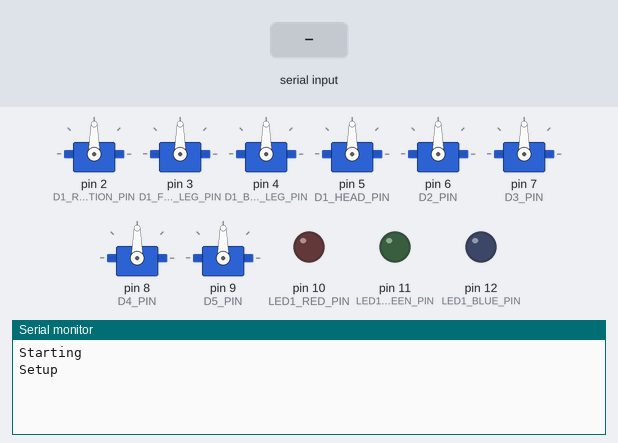
The sketch below on a simulated Arduino Uno, built with avr-gcc and run on an emulated ATmega328P. On the bench: 8 × servo, output pins drawn as LEDs (lit = HIGH), the last lines printed to the serial monitor. The test bench sets the inputs (shaded band).

Above: at 1.2 s.
1.3 s: "90,45,200\n" received over Serial
At 2.5 s:
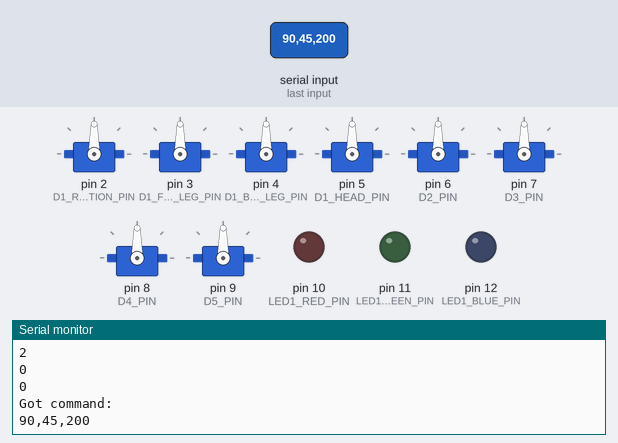
2.8 s: "90,45,200,10\n" received over Serial
At 4.0 s:
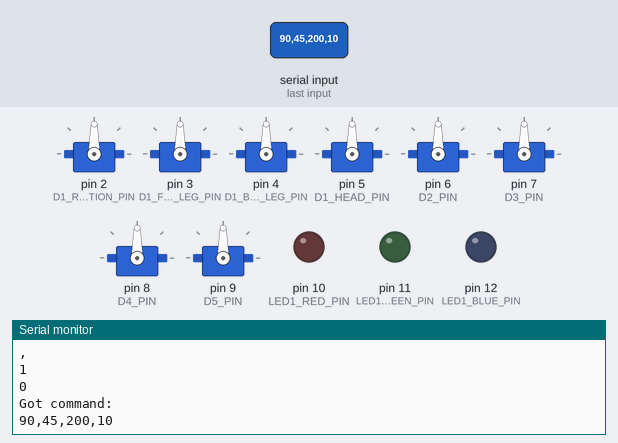
4.3 s: "S90\n" received over Serial
At 5.0 s:
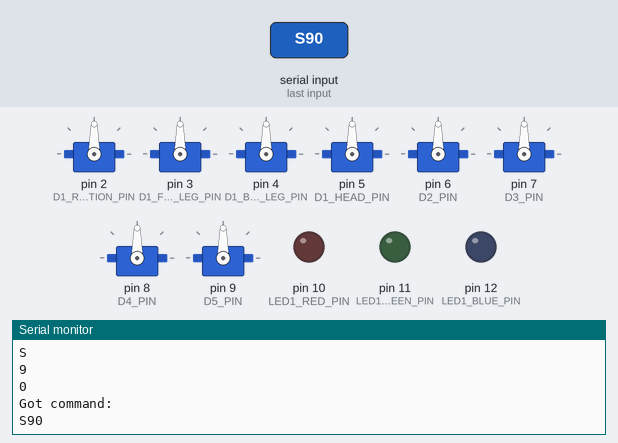
Timing chart, 0 to 7.3 s (numbered marks = the images above; inputs shaded):
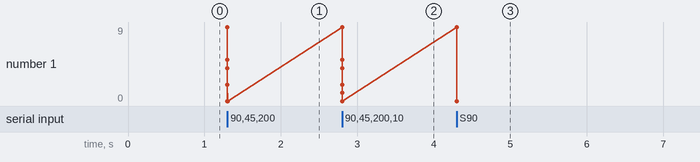

The sketch:

dinolasers.ino
```cpp
#include <Servo.h>

// CONFIGURE
#define D1_ROTATION_PIN   2 // S00
#define D1_FRONT_LEG_PIN  3 // S01...
#define D1_BACK_LEG_PIN   4 // S02
#define D1_HEAD_PIN       5 // S03
#define D2_PIN            6
#define D3_PIN            7
#define D4_PIN            8
#define D5_PIN            9
#define LED1_RED_PIN      10  // L00
#define LED1_GREEN_PIN    11  // L01
#define LED1_BLUE_PIN     12  // L02
// END CONFIGURE

#define NUM_LEDS          3
#define NUM_SERVOS        8
int servoPins[] = { D1_ROTATION_PIN,     // S00
                    D1_FRONT_LEG_PIN,    // S01
                    D1_BACK_LEG_PIN,     // S02 ...
                    D1_HEAD_PIN,
                    D2_PIN,
                    D3_PIN,
                    D4_PIN,
                    D5_PIN
                  };
int ledPins[] = { LED1_RED_PIN,
                  LED1_GREEN_PIN,
                  LED1_BLUE_PIN
                };

#define p(x) Serial.print(x)

#define UPDATE_TIME      25

Servo servos[NUM_SERVOS];
float currAngles[NUM_SERVOS];
float toAngles[NUM_SERVOS];
unsigned long toTimes[NUM_SERVOS];
unsigned long lastUpdateTime = 0;


void setup()
{
  Serial.begin(115200);
  Serial.println("Starting");

  for (int i = 0; i < NUM_SERVOS; i++) {
    servos[i].attach(servoPins[i]);
    currAngles[i] = 90;
    toAngles[i] = 0;
    toTimes[i] = 0;
  }
  for (int i = 0; i < NUM_LEDS; i++) {
    pinMode(ledPins[i], OUTPUT);
    analogWrite(ledPins[i], 0);
  }
  Serial.println("Setup");
}

String inBuffer = "";         // a string to hold incoming data
boolean cmdComplete = false;  // whether the string is complete

void serialEvent() {
  while (Serial.available()) {
    char inChar = (char)Serial.read();
    Serial.println(inChar);
    inBuffer += inChar;
    if (inChar == '\n') {
      cmdComplete = true;
      Serial.println("Got command: "); p(inBuffer); Serial.println();
    }
  }
}

void loop()
{
  // parse command if finished
  if (cmdComplete) {
    cmdComplete = false;
    String cmd = inBuffer;
    inBuffer = "";

    // e.g. S011200450 or L0099
    if (cmd.length() == 11 && cmd[0] == 'S') {
      int servoNum = cmd.substring(1,3).toInt();
      int toAngle  = cmd.substring(3,6).toInt();
      int time     = cmd.substring(6,10).toInt();

      if (servoNum >= NUM_SERVOS) {
        p("Invalid servo: "); p(servoNum); Serial.println();
        return;
      }

      toAngles[servoNum] = toAngle;
      toTimes[servoNum] = time + millis();
      p("Parsed command "); p(servoNum); p(" "); p(toAngle); p(" "); p(time); p("\n");
    } else if (cmd.length() == 6 && cmd[0] == 'L') {
      int ledNum = cmd.substring(1,3).toInt();
      int brightness  = cmd.substring(3,5).toInt();

      if (ledNum >= NUM_LEDS) {
        p("Invalid led: "); p(ledNum); Serial.println();
        return;
      }
      brightness = brightness*255/100;
      analogWrite(ledPins[ledNum], brightness);
      p("Writing "); p(brightness); p(" for led "); p(ledNum); p("\n");
    }
  }

  if (millis() - lastUpdateTime > UPDATE_TIME) {
    lastUpdateTime = millis();

    for (int i = 0; i < NUM_SERVOS; i++) {
      if (millis() >= toTimes[i])
        continue;

      int periodsLeft = ceil(float(toTimes[i] - millis()) / UPDATE_TIME);
      if (periodsLeft == 0)
        periodsLeft = 1;
      float angle = (toAngles[i] - currAngles[i]) / periodsLeft + currAngles[i];
      p("Servo="); p(i); p(" from angle="); p(currAngles[i]); p(" periodsLeft="); p(periodsLeft); p(" to angle="); p(angle); Serial.println();
      servos[i].write(int(angle));
      currAngles[i] = angle;
    }
  }
}
     
```

Measured:
- after the input at 1.3 s, the serial monitor: prints a new line at once (image 1)
- after the input at 2.8 s, the serial monitor: prints a new line at once (image 2)
- after the input at 4.3 s, the serial monitor: prints a new line at once (image 3)
